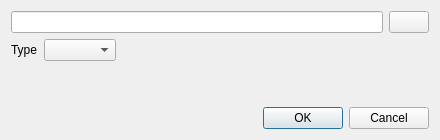
<?xml version="1.0" encoding="UTF-8"?>
<ui version="4.0">
 <class>SavePlaylistsDialog</class>
 <widget class="QDialog" name="SavePlaylistsDialog">
  <property name="geometry">
   <rect>
    <x>0</x>
    <y>0</y>
    <width>440</width>
    <height>140</height>
   </rect>
  </property>
  <property name="windowTitle">
   <string>Select directory for saving playlists</string>
  </property>
  <property name="windowIcon">
   <iconset resource="../../data/icons.qrc">
    <normaloff>:/icons/128x128/com.goshapps.Orange.png</normaloff>:/icons/128x128/com.goshapps.Orange.png</iconset>
  </property>
  <layout class="QVBoxLayout" name="verticalLayout">
   <item>
    <layout class="QHBoxLayout" name="layout_path">
     <item>
      <widget class="QLineEdit" name="lineedit_path"/>
     </item>
     <item>
      <widget class="QPushButton" name="button_path">
       <property name="sizePolicy">
        <sizepolicy hsizetype="Fixed" vsizetype="Fixed">
         <horstretch>0</horstretch>
         <verstretch>0</verstretch>
        </sizepolicy>
       </property>
       <property name="maximumSize">
        <size>
         <width>40</width>
         <height>16777215</height>
        </size>
       </property>
       <property name="text">
        <string/>
       </property>
       <property name="icon">
        <iconset resource="../../data/icons.qrc">
         <normaloff>:/icons/64x64/folder.png</normaloff>:/icons/64x64/folder.png</iconset>
       </property>
      </widget>
     </item>
    </layout>
   </item>
   <item>
    <layout class="QHBoxLayout" name="layout_type">
     <item>
      <widget class="QLabel" name="label">
       <property name="text">
        <string>Type</string>
       </property>
      </widget>
     </item>
     <item>
      <widget class="QComboBox" name="combobox_type"/>
     </item>
     <item>
      <spacer name="horizontalSpacer">
       <property name="orientation">
        <enum>Qt::Horizontal</enum>
       </property>
       <property name="sizeHint" stdset="0">
        <size>
         <width>40</width>
         <height>20</height>
        </size>
       </property>
      </spacer>
     </item>
    </layout>
   </item>
   <item>
    <spacer name="verticalSpacer">
     <property name="orientation">
      <enum>Qt::Vertical</enum>
     </property>
     <property name="sizeHint" stdset="0">
      <size>
       <width>20</width>
       <height>40</height>
      </size>
     </property>
    </spacer>
   </item>
   <item>
    <widget class="QDialogButtonBox" name="buttonBox">
     <property name="orientation">
      <enum>Qt::Horizontal</enum>
     </property>
     <property name="standardButtons">
      <set>QDialogButtonBox::Cancel|QDialogButtonBox::Ok</set>
     </property>
    </widget>
   </item>
  </layout>
 </widget>
 <tabstops>
  <tabstop>lineedit_path</tabstop>
  <tabstop>button_path</tabstop>
  <tabstop>combobox_type</tabstop>
 </tabstops>
 <resources>
  <include location="../../data/icons.qrc"/>
 </resources>
 <connections>
  <connection>
   <sender>buttonBox</sender>
   <signal>accepted()</signal>
   <receiver>SavePlaylistsDialog</receiver>
   <slot>accept()</slot>
   <hints>
    <hint type="sourcelabel">
     <x>248</x>
     <y>254</y>
    </hint>
    <hint type="destinationlabel">
     <x>157</x>
     <y>274</y>
    </hint>
   </hints>
  </connection>
  <connection>
   <sender>buttonBox</sender>
   <signal>rejected()</signal>
   <receiver>SavePlaylistsDialog</receiver>
   <slot>reject()</slot>
   <hints>
    <hint type="sourcelabel">
     <x>316</x>
     <y>260</y>
    </hint>
    <hint type="destinationlabel">
     <x>286</x>
     <y>274</y>
    </hint>
   </hints>
  </connection>
 </connections>
</ui>
